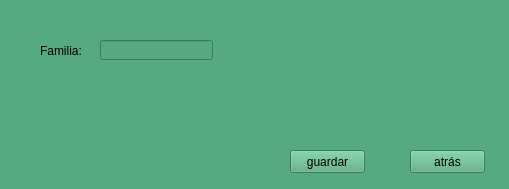
<?xml version="1.0" encoding="UTF-8"?>
<ui version="4.0">
 <class>RegistrarFamiliaCerveza</class>
 <widget class="QWidget" name="RegistrarFamiliaCerveza">
  <property name="geometry">
   <rect>
    <x>0</x>
    <y>0</y>
    <width>509</width>
    <height>189</height>
   </rect>
  </property>
  <property name="windowTitle">
   <string>Form</string>
  </property>
  <property name="styleSheet">
   <string notr="true">background-color: rgb(85, 170, 127);;</string>
  </property>
  <widget class="QPushButton" name="btnatras2">
   <property name="geometry">
    <rect>
     <x>410</x>
     <y>150</y>
     <width>75</width>
     <height>23</height>
    </rect>
   </property>
   <property name="text">
    <string>atrás</string>
   </property>
  </widget>
  <widget class="QPushButton" name="btnguardar2">
   <property name="geometry">
    <rect>
     <x>290</x>
     <y>150</y>
     <width>75</width>
     <height>23</height>
    </rect>
   </property>
   <property name="text">
    <string>guardar</string>
   </property>
  </widget>
  <widget class="QLabel" name="label">
   <property name="geometry">
    <rect>
     <x>40</x>
     <y>40</y>
     <width>51</width>
     <height>21</height>
    </rect>
   </property>
   <property name="text">
    <string>Familia:</string>
   </property>
  </widget>
  <widget class="QLineEdit" name="lineRegistrarFamilia">
   <property name="geometry">
    <rect>
     <x>100</x>
     <y>40</y>
     <width>113</width>
     <height>20</height>
    </rect>
   </property>
  </widget>
 </widget>
 <resources/>
 <connections/>
</ui>
